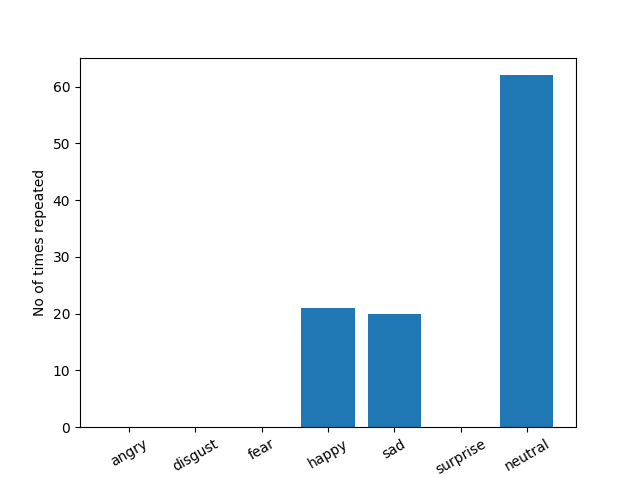

Reproduce this figure in Python.
import matplotlib.pyplot as plt
import numpy as np
def bar(angry, disgust, fear, happy, sad, surprise, neutral):

    total = ['angry', 'disgust', 'fear', 'happy', 'sad', 'surprise', 'neutral']

    height = [len(angry), len(disgust), len(fear),
          len(happy), len(sad), len(surprise), len(neutral)]

    index = np.arange(len(total))
    plt.bar(index, height, width=0.8, bottom=None, align='center', data=None)
    plt.xlabel("Emotions")
    plt.ylabel("No of times repeated")
    plt.xticks(index, total, fontsize=10, rotation=30)
    plt.savefig("bar.png")
    plt.show()
